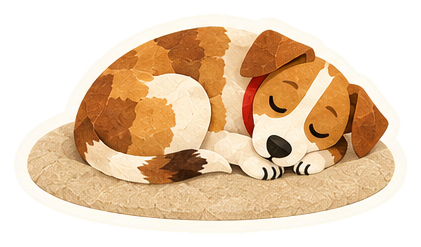
#> input picture assets/mascot/explorations/onboarding-design-review/act-3/c/dog-mat.png, 421 x 247 px
$ python breathe.py
#> lines starting #> are read from the running program, lines starting #| are printed output that depends on the picture; after the words box and inside, x2 and y2 are one past the last pixel; in counts of white or black regions, pixels touching at a corner belong together
"""Add a small local breathing displacement to the approved paper body."""
from pathlib import Path
import json
import cv2
import numpy as np
from PIL import Image, ImageDraw

ROOT = Path(__file__).resolve().parent / 'c'
dog = Image.open(ROOT / 'dog-mat.png').convert('RGBA')
#> dog is the input picture: PIL image 421x247 RGBA; mean R, G, B, A 229.9, 202.7, 170.8, 158.9
scene = Image.open(ROOT / 'scene.png').convert('RGBA')
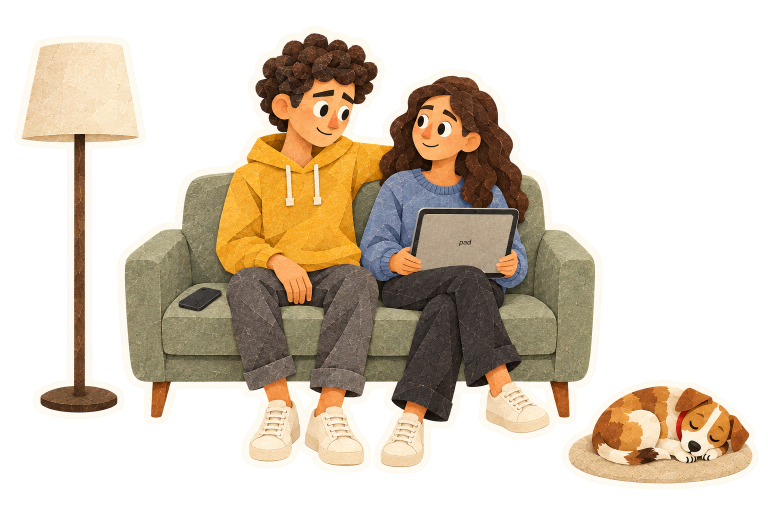
#> input picture assets/mascot/explorations/onboarding-design-review/act-3/c/scene.png, 1536 x 1024 px (shown at 1/2 size)
#> scene is the input picture: PIL image 1536x1024 RGBA; mean R, G, B, A 81.8, 70.1, 54.8, 117.7
x0,y0,_,_ = json.loads((ROOT / 'parts.json').read_text())['dog-mat']['box']
#> (reads assets/mascot/explorations/onboarding-design-review/act-3/a/parts.json from the repository)
pixels = np.array(dog)
y,x = np.indices(pixels.shape[:2],dtype=np.float32)
# Restrict breathing to the upper back. The face and paws stay fixed.
wx = np.where((x > 70) & (x < 248), np.sin(np.pi * np.clip((x-70)/178,0,1))**2, 0)
wy = np.where(y <= 75,1,np.where(y < 122,.5+.5*np.cos(np.pi*(y-75)/47),0))
weight = (wx * wy).astype(np.float32)
# Move the original tail paper, not the mat texture below it.
outline = [(83,139),(91,143),(105,148),(122,152),(146,156),
           (165,153),(181,150),(195,146),(212,151),(227,159),
           (235,171),(234,177),(217,175),(202,179),(188,182),
           (168,184),(147,184),(128,181),(110,176),(95,167),(85,154)]
mask_image = Image.new('L',(dog.width*4,dog.height*4))
#> mask_image: PIL image 1684x988 L; every value is 0
ImageDraw.Draw(mask_image).polygon([(a*4,b*4) for a,b in outline],fill=255)
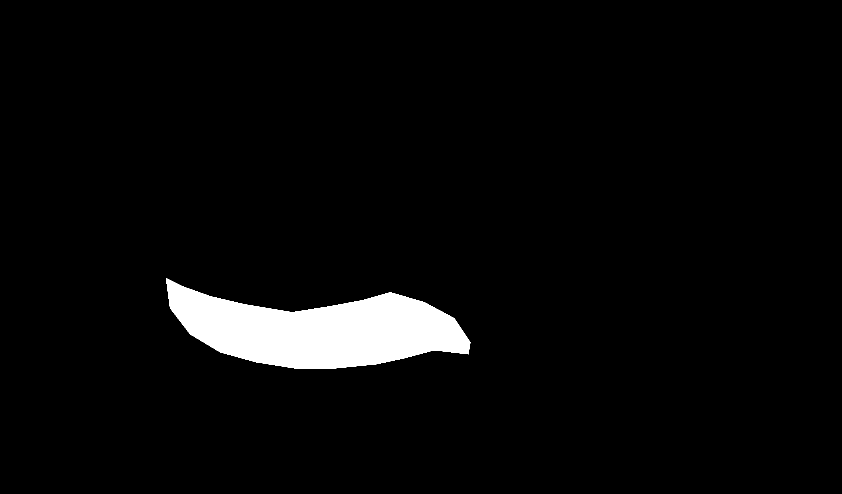
#> mask_image: PIL image 1684x988 L (shown at 1/2 size); 3.9% white; 1 white region, box (x1, y1, x2, y2) and area: (332, 556, 941, 737) 64433
mask = np.array(mask_image.resize(dog.size,Image.Resampling.LANCZOS),dtype=np.float32)/255
mask[x < 132] *= np.clip((x[x < 132]-120)/12,0,1)
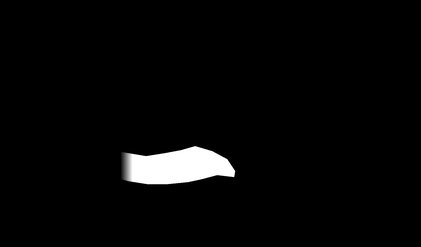
#> mask: shape (247, 421) float32; min 0, max 1, mean 0.029
underlay = cv2.inpaint(pixels[:,:,:3],(mask>0).astype('uint8')*255,5,cv2.INPAINT_TELEA).astype(np.float32)
tail = pixels[:,:,:3].astype(np.float32)*mask[:,:,None]
travel = np.clip((x-132)/90,0,1).astype(np.float32)
tail_region = cv2.dilate((mask>0).astype('uint8'),np.ones((11,11),dtype='uint8')) > 0
#> tail_region: shape (247, 421) bool; 5.3% white; 1 white region, box (x1, y1, x2, y2) and area: (116, 139, 243, 192) 5562
background = np.array(scene)
region = background[y0:y0+dog.height,x0:x0+dog.width]
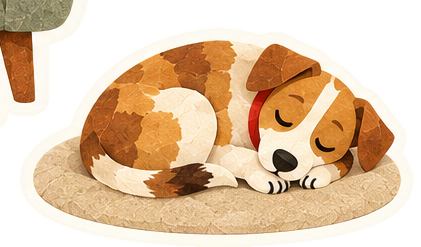
#> region: shape (247, 421, 4); mean R, G, B, A 152.7, 124.9, 95.7, 175.9; transparent parts drawn white
region[pixels[:,:,3]>0] = 0
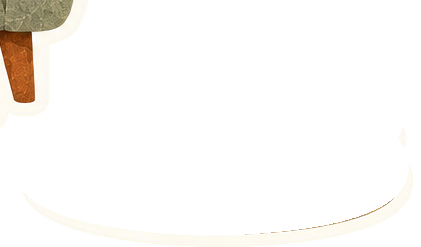
#> region: shape (247, 421, 4); mean R, G, B, A 27.3, 25.4, 22.9, 28.9; transparent parts drawn white
background = Image.fromarray(background)
dogs, scenes = [], []
for index in range(48):
    phase = index / 48
    amount = (.5-.5*np.cos(np.pi*phase/.375)) if phase <= .375 else (.5+.5*np.cos(np.pi*(phase-.375)/.625))
    frame = cv2.remap(pixels,x,(y + 4*amount*weight).astype(np.float32),cv2.INTER_CUBIC,borderMode=cv2.BORDER_CONSTANT)
    # One small left-right cycle per breath; the tail root stays anchored.
    shift = 3.5*np.sin(2*np.pi*phase)
    map_x = (x-shift*travel).astype(np.float32)
    moved_mask = cv2.remap(mask,map_x,y,cv2.INTER_LINEAR,borderMode=cv2.BORDER_CONSTANT)
    moved_tail = cv2.remap(tail,map_x,y,cv2.INTER_LINEAR,borderMode=cv2.BORDER_CONSTANT)
    delta = moved_tail-tail+underlay*(mask-moved_mask)[:,:,None]
    frame[:,:,:3] = np.clip(np.rint(frame[:,:,:3].astype(np.float32)+delta),0,255).astype('uint8')
    fixed = (weight == 0) & ~tail_region
    assert np.array_equal(frame[fixed],pixels[fixed])
    image = Image.fromarray(frame)
    full = background.copy(); full.alpha_composite(image,(x0,y0))
    dogs.append(image); scenes.append(full)
#> this loop made 48 passes
#> pass 1, `fixed = (weight == 0) & ~tail_region`:
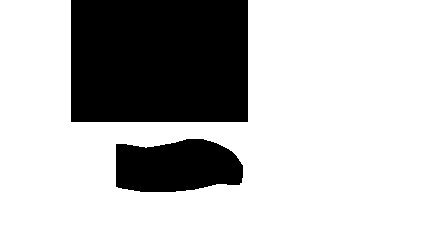
#> fixed: shape (247, 421) bool; 73.9% white; 2 black regions, box (x1, y1, x2, y2) and area: (71, 0, 248, 122) 21594, (116, 139, 243, 192) 5562
#> after the loop:
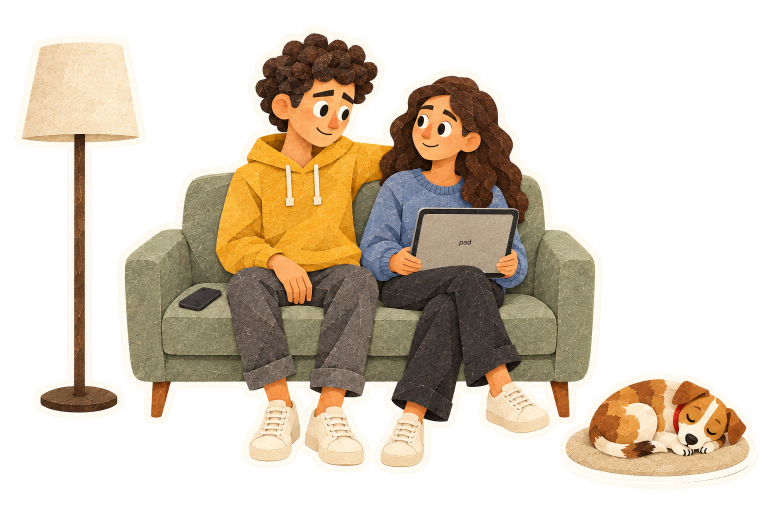
#> full: PIL image 1536x1024 RGBA (shown at 1/2 size); mean R, G, B, A 82.7, 71, 55.6, 118.5; transparent parts drawn white
#> after the loop, dogs = 48 items; scenes = 48 items
#> (the run stopped early here; a loop or call above may not have finished)
